Frame 1 (no input): blank canvas, image omitted
Frame 60 (the mouse pressed at the canvas centre just before this capture): blank canvas, image omitted
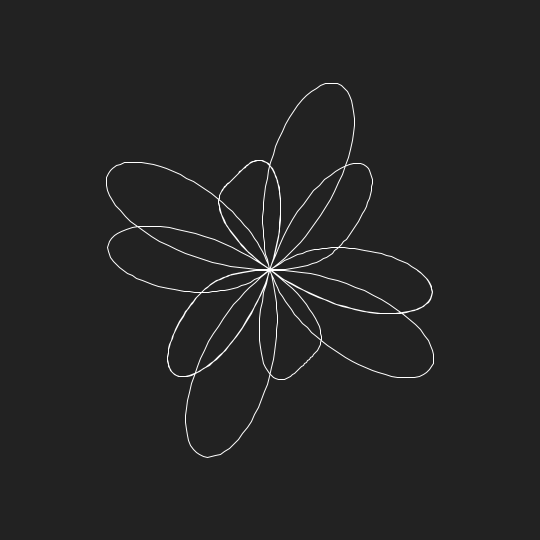
Frame 120 (the mouse held since frame 60 and released just before this capture)

The Processing sketch whose frames 1 and 60 were blank and that drew this single picture after the mouse press (run headless with seeded random() and noise(); from frame 60 on, the mouse is pressed at the canvas centre):

// Processing sketch: roseSenoidal
// ── roseSenoidal.pde
float slider, theta = 0, frms = 120, counter = 100;

void setup() {
    size(540,540);
}

void draw() {
    background(34);
    translate(width/2, height/2);
    
    float k = (10.0*mouseY/height) * (mouseX*1.0/width);
    beginShape();
    noFill();
    stroke(255);
    strokeWeight(1);
    for (float a=0; a<TWO_PI*k; a += 0.02) {
        float r = map(sin(theta+a*4),-1,1,100,200) * cos(k*a);
        float x = r * cos(a);
        float y = r * sin(a);
        vertex(x,y); 
    }
    endShape();
    theta += TWO_PI/frms;
    
    /*
    if (frameCount<=frms) {
        save("image-" + counter + ".png");
        counter++;
    }
    */
}
